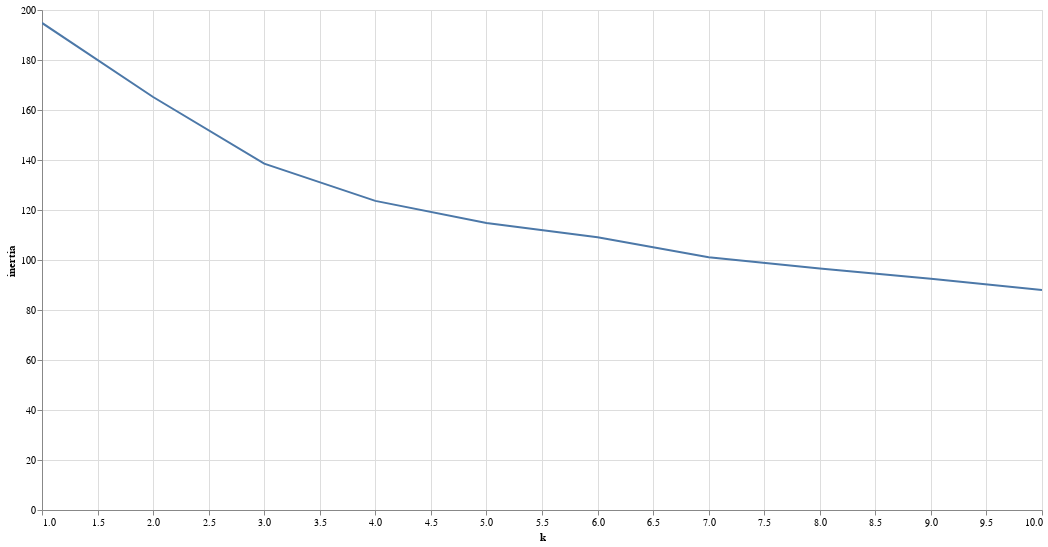

Notebook code for this chart:
### Markdown cell above
# Bayesian Gausian mixture cluster model

### Code cell
'''using kmeans we are getting a crude approximation as to the number of clusters present in the data. and it appears to be about 4'''

from sklearn.cluster import KMeans
inertia = []
k = list(range(1, 11))

# Calculate the inertia for the range of k values
for i in k:
    km = KMeans(n_clusters=i, random_state=0)
    km.fit(cluster_scaled)
    inertia.append(km.inertia_)

# Create the Elbow Curve using hvPlot
elbow_data = {"k": k, "inertia": inertia}
df_elbow = pd.DataFrame(elbow_data)
alt.Chart(df_elbow).mark_line().encode(x="k", y="inertia").properties(
    width=1000,
    height=500).interactive()

### Figure 1 — Vega-Lite specification as saved in the notebook (floating-point values rounded to 4 significant figures)
{"config": {"view": {"continuousWidth": 400, "continuousHeight": 300}}, "data": {"name": "data-ef0152013b3aeef8206480627fb4d665"}, "mark": "line", "encoding": {"x": {"type": "quantitative", "field": "k"}, "y": {"type": "quantitative", "field": "inertia"}}, "height": 500, "selection": {"selector026": {"type": "interval", "bind": "scales", "encodings": ["x", "y"]}}, "width": 1000, "$schema": "https://vega.github.io/schema/vega-lite/v4.8.1.json", "datasets": {"data-ef0152013b3aeef8206480627fb4d665": [{"k": 1, "inertia": 194.8}, {"k": 2, "inertia": 165.2}, {"k": 3, "inertia": 138.6}, {"k": 4, "inertia": 123.6}, {"k": 5, "inertia": 114.8}, {"k": 6, "inertia": 109.1}, {"k": 7, "inertia": 101.1}, {"k": 8, "inertia": 96.6}, {"k": 9, "inertia": 92.51}, {"k": 10, "inertia": 87.95}]}}
